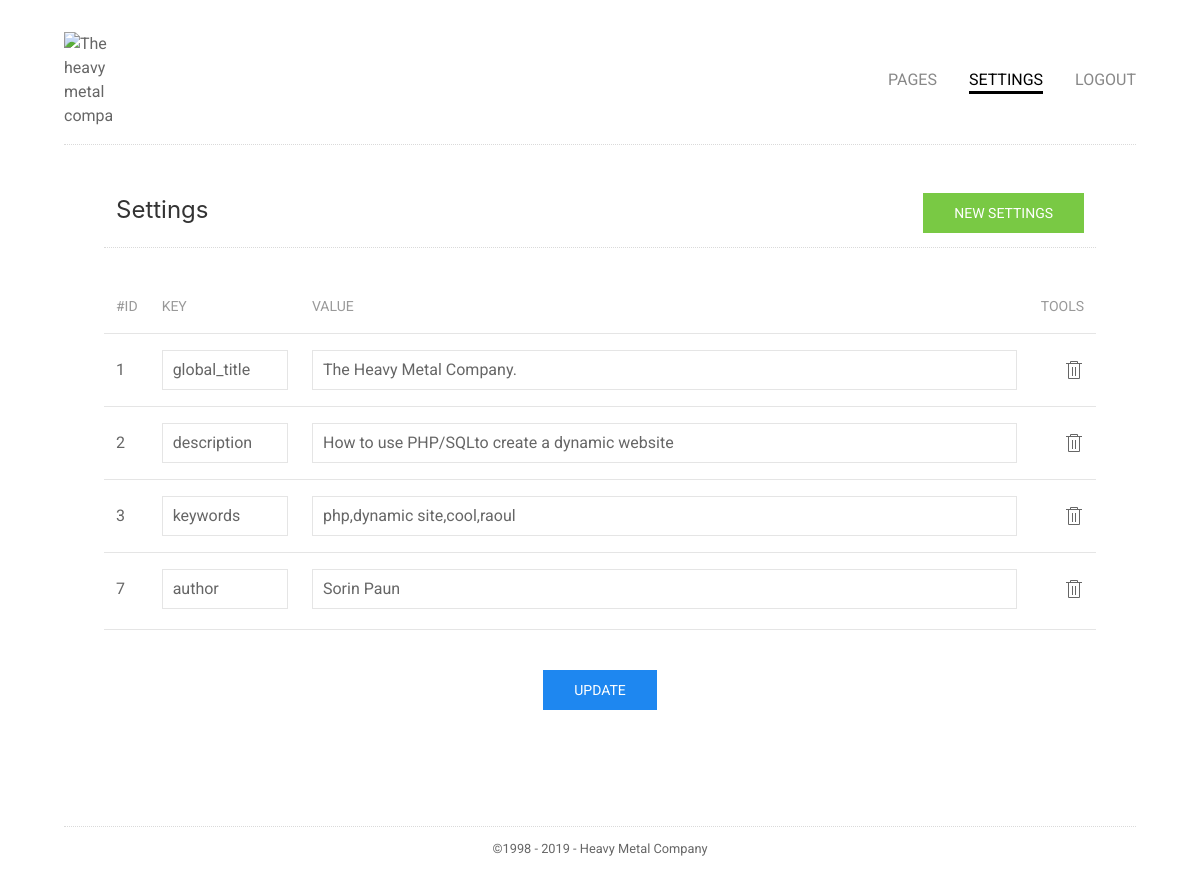
The app's page /admin/index.php?page=settings (signed in) with its own data.
### tables this page shows
CREATE TABLE `settings` (
  `id` smallint(5) unsigned NOT NULL AUTO_INCREMENT,
  `settings_key` varchar(50) NOT NULL,
  `settings_value` text,
  `position` tinyint(3) unsigned DEFAULT NULL,
  PRIMARY KEY (`id`)
);

### php/pdo.php (called while the page is built)
<?php
$db_host    = '127.0.0.1';
$db_name    = 'poco_minisite';
$db_user    = 'root';
$db_pass    = '444666';
$db_charset = 'utf8mb4';
$dsn = "mysql:host=$db_host;dbname=$db_name;charset=$db_charset";
$pdo_options = [
  PDO::ATTR_EMULATE_PREPARES    => false,
  PDO::ATTR_DEFAULT_FETCH_MODE  => PDO::FETCH_ASSOC,
  PDO::ATTR_ERRMODE             => PDO::ERRMODE_EXCEPTION
];
$db = null;
try {
  $db = new PDO($dsn, $db_user, $db_pass, $pdo_options);
} catch (PDOException $e) {
  echo $e->getMessage();
}
function db() {
	global $db;
	if(is_object($db)) {
    return $db;
  }
  else {
    exit("DB IS NOT AN OBJECT! No database connection.");
  }
}

### admin/crud.php (called while the page is built, shortened)
<?php
function crud($crud_action, $params = []) {
	switch($crud_action) {
		case 'settings' :
			$sql = "SELECT id, settings_key, settings_value FROM settings";
			try {
				$sth = db()->prepare($sql);
				$sth->execute();
				$results = $sth->fetchAll();
			} catch(PDOException $e) {
				show($e->getMessage(), true);
			}
		break;
	}
	return $results;
}

### admin/settings.php (the view, shortened to what this page needs)
<?php
settings();
function settings() {
  $settings = crud('settings');
  $rows = '';
  foreach($settings as $item) {
    $id = $item['id'];
    $key = $item['settings_key'];
    $value = $item['settings_value'];
    $rows .= '
    <tr>
      <td class="uk-width-auto">'.$id.'</td>
      <td class="uk-width-1-6"><input type="text" name="settings['.$id.'][key]" value="'.$key.'" class="uk-input"></td>
      <td class="uk-width-4-6"><input type="text" name="settings['.$id.'][value]" value="'.$value.'" class="uk-input"></td>
      <td class="tools uk-width-1-6">
        <a class="tool edit delete-link" uk-icon="icon: trash" href="index.php?crud-action=delete-settings&id='.$id.'"></a>
      </td>
    </tr>
    ';
  }
  $html = admin_header([
    'title' => 'Settings',
    'buttons' => '<a href="javascript:void(0);" id="new-settings" class="uk-button uk-button-new">New Settings</a>'
  ]);
  $html .= '
  <form action="" method="post">
    <input type="hidden" name="crud-action" value="update-settings">
    <table id="admin-list" class="uk-table uk-table-hover uk-table-middle uk-table-divider">
      <thead>
        <tr class="uk-text-primary">
          <th class="uk-width-auto">#id</th>
          <th class="uk-width-1-6">Key</th>
          <th class="uk-width-4-6">Value</th>
          <th class="tools uk-width-1-6">Tools</th>
        </tr>
      </thead>
      <tbody>
        '.$rows.'
      </tbody>
    </table>
    <div class="uk-margin uk-margin-medium-top uk-flex uk-flex-center">
      <button class="uk-button uk-button-primary">Update</button>
    </div>
  </form>';
  echo $html;
}

### admin/css/admin.css (style rules this page uses)
a,abbr,acronym,address,applet,article,aside,audio,b,big,blockquote,body,canvas,caption,center,cite,code,dd,del,details,dfn,div,dl,dt,em,embed,fieldset,figcaption,figure,footer,form,h1,h2,h3,h4,h5,h6,header,hgroup,html,i,iframe,img,ins,kbd,label,legend,li,mark,menu,nav,object,ol,output,p,pre,q,ruby,s,samp,section,small,span,strike,strong,sub,summary,sup,table,tbody,td,tfoot,th,thead,time,tr,tt,u,ul,var,video { margin:0;padding:0;border:0;font:inherit;vertical-align:baseline }
body { line-height:1 }
table { border-collapse:collapse;border-spacing:0 }
html { -webkit-box-sizing:border-box; -moz-box-sizing:border-box; box-sizing:border-box; }
*, *:before, *:after { box-sizing:inherit; }
a { text-decoration:none;outline:none;color:inherit; }
html { box-sizing: border-box; }
html { font-size: 16px; }
body { font-size: 1em; font-family: Roboto, sans-serif; line-height: 1.5; }
.uk-button-new { background-color: #79c944; color: #fff; border: 1px solid transparent; }
body { margin: 40px; }
.admin-list li:last-child, .uk-table tr:last-child td { border-bottom: 1px solid #e5e5e5; padding-bottom: 1.25em; }
.tools, th.tools { text-align: right; }
@media (min-width: 640px) { body { margin: 2em 4em; } }

### records on screen
settings: id "1", settings_key "global_title", settings_value "The Heavy Metal Company."
settings: id "2", settings_key "description", settings_value "How to use PHP/SQLto create a dynamic website"
settings: id "3", settings_key "keywords", settings_value "php,dynamic site,cool,raoul"
settings: id "7", settings_key "author", settings_value "Sorin Paun"

### other values on screen
$menu "PAGES"
$menu "SETTINGS"
$menu "LOGOUT"
$title "Settings"
$buttons "NEW SETTINGS"
